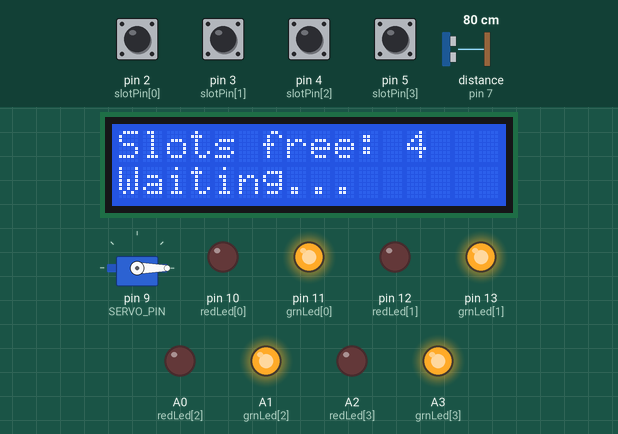
Recording of a sketch running on a simulated Arduino Uno, built with avr-gcc and run on an emulated ATmega328P. On the bench: servo, 16×2 character LCD, output pins drawn as LEDs (lit = HIGH). Wiring (inferred from the names in the program): ultrasonic range finder: trigger pin 6; echo pin 7. The inputs (shaded band) are chosen by the test bench; at power-on: pin 2 (slotPin[0]), pin 3 (slotPin[1]), pin 4 (slotPin[2]), pin 5 (slotPin[3]) HIGH, distance to the obstacle (sensor on pin 7) 80 cm. The echo pulse lasts 58.3 µs per cm; pins used as bus, display or sensor lines are not drawn.

Above: at 1.2 s.
1.3 s: distance to the obstacle (sensor on pin 7) set to 17 cm
2.8 s: distance to the obstacle (sensor on pin 7) set to 14 cm
At 4.0 s:
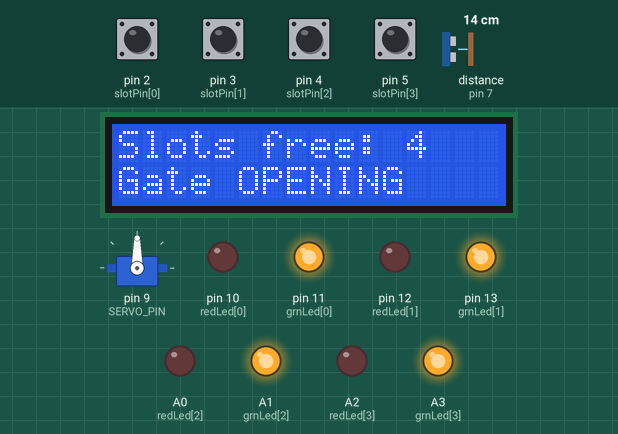
4.3 s: pin 2 (slotPin[0]) pulled LOW for 0.15 s
At 4.39 s:
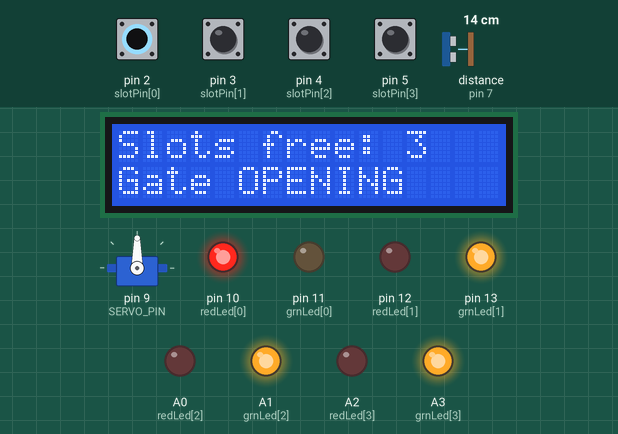
5.9 s: pin 3 (slotPin[1]) pulled LOW for 0.15 s
At 5.99 s:
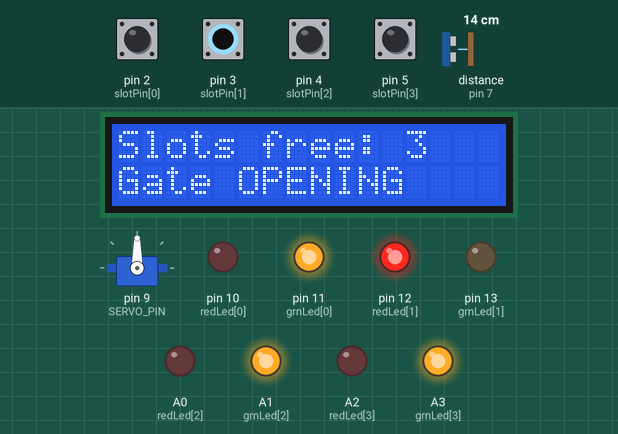
7.5 s: pin 4 (slotPin[2]) pulled LOW for 0.15 s
At 7.59 s:
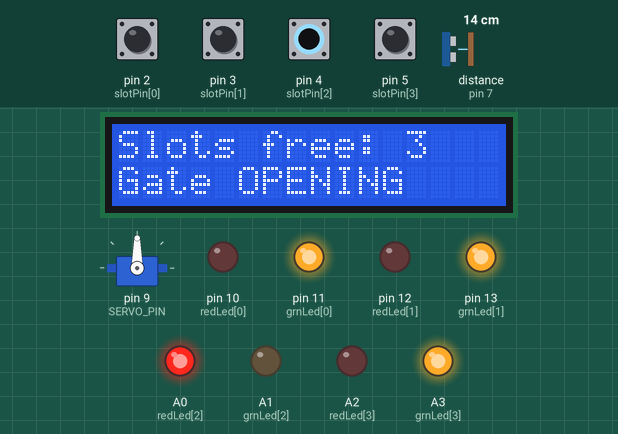
9.1 s: pin 5 (slotPin[3]) pulled LOW for 0.15 s
At 9.19 s:
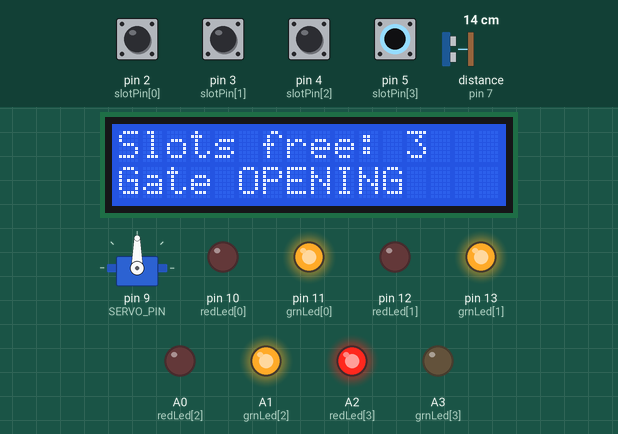
Timing chart, 0 to 11.7 s (numbered marks = the images above; inputs shaded):
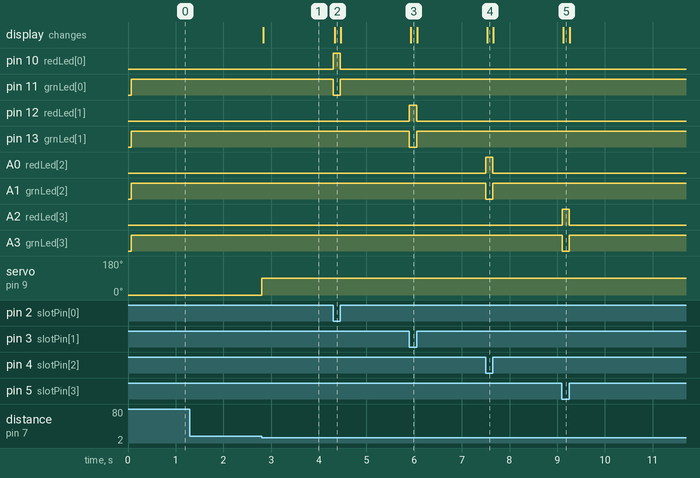

Measured:
- the behaviour switches between 16 and 15 cm on distance to the obstacle (sensor on pin 7) (found by bisection; images 0 and 1)
- after the input at 1.3 s, every drawn part: stays the same
- after the input at 2.8 s, servo on pin 9 (SERVO_PIN): 0° → 90° at once; the display: changes at once (image 1)
- after the input at 4.3 s, pin 10 (redLed[0]): LOW → HIGH at once, → LOW 0.15 s later; pin 11 (grnLed[0]): HIGH → LOW at once, → HIGH 0.15 s later; the display: changes at once (image 2)
- after the input at 5.9 s, pin 12 (redLed[1]): LOW → HIGH at once, → LOW 0.15 s later; pin 13 (grnLed[1]): HIGH → LOW at once, → HIGH 0.15 s later; the display: changes at once (image 3)
- after the input at 7.5 s, A0 (redLed[2]): LOW → HIGH at once, → LOW 0.15 s later; A1 (grnLed[2]): HIGH → LOW at once, → HIGH 0.15 s later; the display: changes at once (image 4)
- after the input at 9.1 s, A2 (redLed[3]): LOW → HIGH at once, → LOW 0.15 s later; A3 (grnLed[3]): HIGH → LOW at once, → HIGH 0.15 s later; the display: changes at once (image 5)

The sketch:

smart_parking_system1.ino
```cpp
#include <Adafruit_LiquidCrystal.h>
#include <Servo.h>

Adafruit_LiquidCrystal lcd(0);     // I2C LCD
Servo gate;

const int slotPin[4] = {2, 3, 4, 5};      // slide switch COMMON pins
const int redLed[4]  = {10, 12, A0, A2};
const int grnLed[4]  = {11, 13, A1, A3};
const int TRIG = 6, ECHO = 7, BUZ = 8, SERVO_PIN = 9;
const int CAR_CM = 15;                    // closer than this = car at gate

enum State { IDLE, OPENED, FULL };
State state = IDLE;

int lastFree = -1, lastMsg = -1;
unsigned long lastCheck = 0, lastBeep = 0, clearSince = 0;

bool carAtGate() {
  digitalWrite(TRIG, LOW);
  delayMicroseconds(2);
  digitalWrite(TRIG, HIGH);
  delayMicroseconds(10);
  digitalWrite(TRIG, LOW);
  long t = pulseIn(ECHO, HIGH, 4000);     // short timeout = fast
  if (t == 0) return false;               // nothing in range = no car
  return (t * 0.01723) < CAR_CM;
}

int updateSlots() {
  int freeSlots = 0;
  for (int i = 0; i < 4; i++) {
    bool occ = (digitalRead(slotPin[i]) == LOW);
    digitalWrite(redLed[i], occ);
    digitalWrite(grnLed[i], !occ);
    if (!occ) freeSlots++;
  }
  return freeSlots;
}

void showScreen(int freeSlots, int msg) {
  if (freeSlots == lastFree && msg == lastMsg) return;
  lastFree = freeSlots;
  lastMsg = msg;
  lcd.setCursor(0, 0);
  lcd.print("Slots free: ");
  lcd.print(freeSlots);
  lcd.print("   ");
  lcd.setCursor(0, 1);
  if (msg == 0) lcd.print("Waiting...      ");
  if (msg == 1) lcd.print("Gate OPENING    ");
  if (msg == 2) lcd.print("PARKING FULL    ");
}

void setup() {
  for (int i = 0; i < 4; i++) {
    pinMode(slotPin[i], INPUT_PULLUP);
    pinMode(redLed[i], OUTPUT);
    pinMode(grnLed[i], OUTPUT);
  }
  pinMode(TRIG, OUTPUT);
  pinMode(ECHO, INPUT);
  pinMode(BUZ, OUTPUT);
  gate.attach(SERVO_PIN);
  gate.write(0);
  lcd.begin(16, 2);
}

void loop() {
  int freeSlots = updateSlots();
  unsigned long now = millis();

  if (now - lastCheck >= 100) {           // check gate sensor 10 times/second
    lastCheck = now;
    bool car = carAtGate();

    if (state == IDLE) {
      if (car) {
        if (freeSlots > 0) { gate.write(90); state = OPENED; clearSince = 0; }
        else               { state = FULL; lastBeep = 0; }
      }
    } else if (state == OPENED) {
      if (car) clearSince = 0;
      else if (clearSince == 0) clearSince = now;
      else if (now - clearSince >= 1500) { gate.write(0); state = IDLE; }
    } else if (state == FULL) {
      if (!car || freeSlots > 0) {        // car left, or a slot became free
        state = IDLE;
        noTone(BUZ);                      // stop buzzer immediately
        digitalWrite(BUZ, LOW);
      }
    }
  }

  if (state == FULL) {
    if (now - lastBeep >= 500) {          // beep while the car waits
      tone(BUZ, 1000, 300);
      lastBeep = now;
    }
  } else {
    noTone(BUZ);                          // buzzer always off outside FULL
  }

  showScreen(freeSlots, state == IDLE ? 0 : (state == OPENED ? 1 : 2));
}
```
